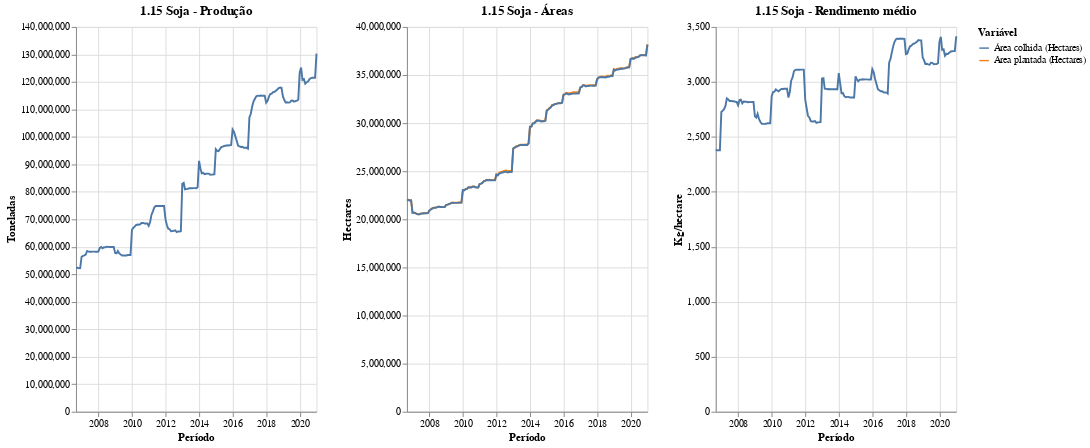

This figure's notebook cell:
### Code cell
plot_produto(lspa, '1.15 Soja')

### Figure 1 — Vega-Lite specification as saved in the notebook (floating-point values rounded to 4 significant figures; data arrays with more than 128 entries replaced by an {"elided": "..."} marker saying what was removed)
{"config": {"view": {"continuousWidth": 400, "continuousHeight": 300}}, "hconcat": [{"data": {"name": "data-65240635201452259133bb9d7f00ea86"}, "mark": "line", "encoding": {"tooltip": [{"type": "temporal", "field": "Mês"}, {"type": "quantitative", "field": "Valor"}], "x": {"type": "temporal", "field": "Mês", "title": "Período"}, "y": {"type": "quantitative", "field": "Valor", "title": "Toneladas"}}, "height": 400, "title": "1.15 Soja - Produção", "width": 250}, {"data": {"name": "data-a73a9afb4c1f3f0893b821743fdfa087"}, "mark": "line", "encoding": {"color": {"type": "nominal", "field": "Variável"}, "tooltip": [{"type": "temporal", "field": "Mês"}, {"type": "quantitative", "field": "Valor"}, {"type": "nominal", "field": "Variável"}], "x": {"type": "temporal", "field": "Mês", "title": "Período"}, "y": {"type": "quantitative", "field": "Valor", "title": "Hectares"}}, "height": 400, "title": "1.15 Soja - Áreas", "width": 250}, {"data": {"name": "data-f541477d88430b1e7d19ab045cfa16b4"}, "mark": "line", "encoding": {"tooltip": [{"type": "temporal", "field": "Mês"}, {"type": "quantitative", "field": "Valor"}], "x": {"type": "temporal", "field": "Mês", "title": "Período"}, "y": {"type": "quantitative", "field": "Valor", "title": "Kg/hectare"}}, "height": 400, "title": "1.15 Soja - Rendimento médio", "width": 250}], "$schema": "https://vega.github.io/schema/vega-lite/v4.8.1.json", "datasets": {"data-65240635201452259133bb9d7f00ea86": {"elided": "173 records"}, "data-a73a9afb4c1f3f0893b821743fdfa087": {"elided": "346 records"}, "data-f541477d88430b1e7d19ab045cfa16b4": {"elided": "173 records"}}}
